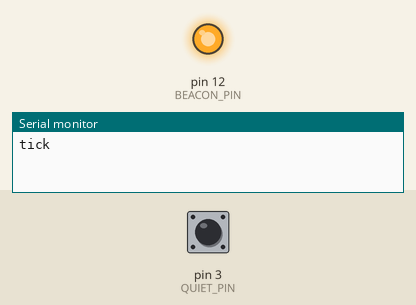
Bench run of a sketch on a simulated Arduino Uno, built with avr-gcc and run on an emulated ATmega328P. Parts: output pins drawn as LEDs (lit = HIGH), the last lines printed to the serial monitor. The inputs (shaded band) are chosen by the test bench; at power-on: pin 3 (QUIET_PIN) HIGH.

Above: at 0.3 s.
At 33.1 s:
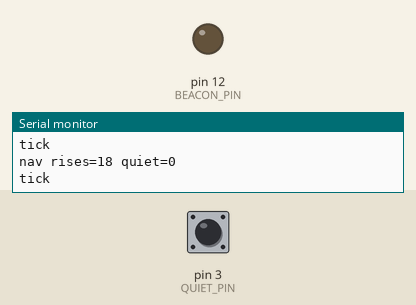
Timing chart, 0 to 40.0 s (numbered marks = the images above):
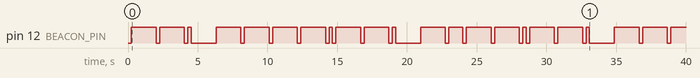

Measured:
- by itself, pin 12 (BEACON_PIN): LOW → HIGH at 0.24 s, → LOW 1.8 s later, → HIGH 0.24 s later, → LOW 1.8 s later, … (43 changes in this stretch)

The sketch:

sketch.ino
```cpp
// Harbor nav beacon: 500 ms on / 500 ms off on D12.
// Quiet mode switch on D3 (pull-up). Status over UART.

const int BEACON_PIN = 12;
const int QUIET_PIN = 3;
const byte HALF_MS = 500;
const unsigned long STATUS_MS = 2000;

bool lampOn = false;
uint8_t lastSlice = 0;
unsigned long lastStatus = 0;
unsigned long risingCount = 0;
bool quietHeld = false;

void setBeacon(bool on)
{
    lampOn = on;
    digitalWrite(BEACON_PIN, on ? HIGH : LOW);
}

void emitTick()
{
    Serial.println("tick");
    risingCount++;
}

void publishStatus()
{
    Serial.print("nav rises=");
    Serial.print(risingCount);
    Serial.print(" quiet=");
    Serial.println(quietHeld ? 1 : 0);
}

bool readQuiet()
{
    return digitalRead(QUIET_PIN) == LOW;
}

void setup()
{
    pinMode(BEACON_PIN, OUTPUT);
    pinMode(QUIET_PIN, INPUT_PULLUP);
    setBeacon(false);
    Serial.begin(9600);
    lastSlice = (uint8_t)millis();
    lastStatus = millis();
}

void loop()
{
    quietHeld = readQuiet();
    uint8_t nowSlice = (uint8_t)millis();
    unsigned long now = millis();

    if (quietHeld)
    {
        setBeacon(false);
        lastSlice = nowSlice;
    }
    else if ((uint8_t)(nowSlice - lastSlice) >= HALF_MS)
    {
        lastSlice = nowSlice;
        bool nextOn = !lampOn;
        setBeacon(nextOn);
        if (nextOn)
        {
            emitTick();
        }
    }

    if (now - lastStatus >= STATUS_MS)
    {
        lastStatus = now;
        publishStatus();
    }
}
```
